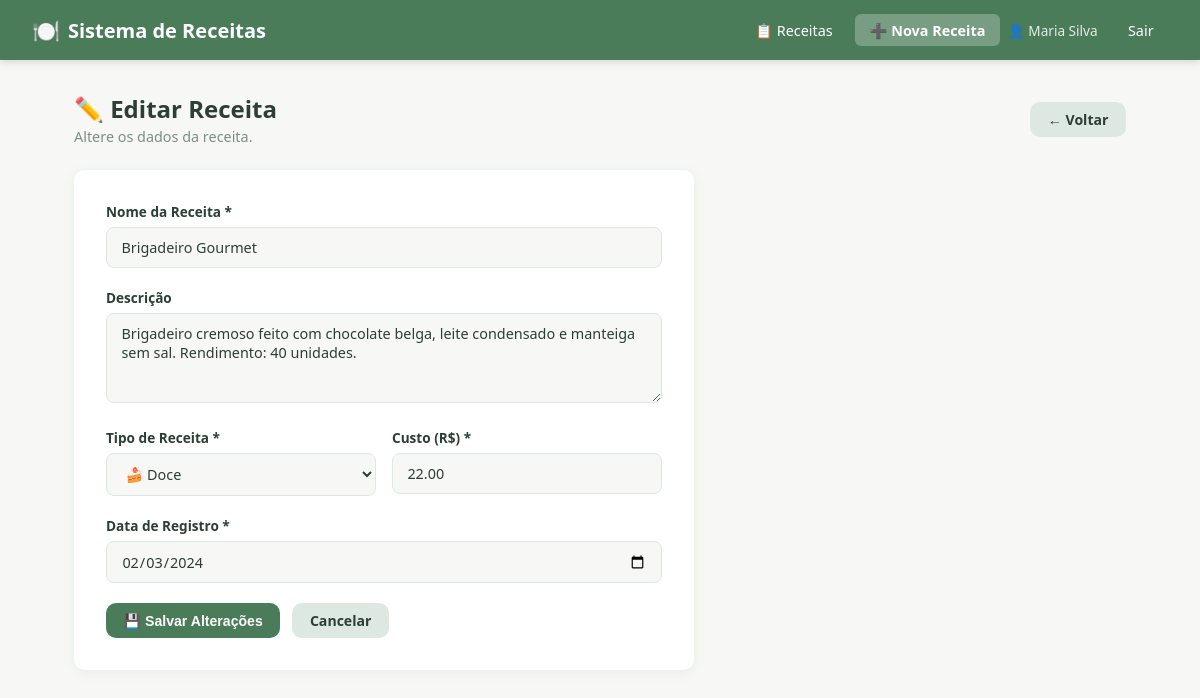
The app's page /receita_form.php?id=3 (signed in) with its own data.
### tables this page shows
CREATE TABLE IF NOT EXISTS receita (
    id INT AUTO_INCREMENT PRIMARY KEY,
    nome VARCHAR(150) NOT NULL,
    descricao TEXT,
    data_registro DATE NOT NULL,
    custo DECIMAL(10,2) NOT NULL DEFAULT 0.00,
    tipo_receita ENUM('doce', 'salgada') NOT NULL,
    criado_em TIMESTAMP DEFAULT CURRENT_TIMESTAMP
);

### includes/auth.php (called while the page is built, shortened)
<?php
function nomeUsuario() {
    return $_SESSION['usuario_nome'] ?? 'Usuário';
}
?>

### receita_form.php (the view, shortened to what this page needs)
<?php
require_once 'includes/auth.php';
$conn = conectar();
$id   = intval($_GET['id'] ?? 0);
$modo = $id ? 'editar' : 'criar';
$dados = [
    'nome'         => '',
    'descricao'    => '',
    'data_registro'=> date('Y-m-d'),
    'custo'        => '',
    'tipo_receita' => 'doce',
];
if ($modo === 'editar') {
    $stmt = $conn->prepare("SELECT * FROM receita WHERE id = ?");
    $stmt->bind_param('i', $id);
    $stmt->execute();
    $row = $stmt->get_result()->fetch_assoc();
    $dados = $row;
}
$titulo = $modo === 'criar' ? '➕ Nova Receita' : '✏️ Editar Receita';
?>
<!DOCTYPE html>
<html lang="pt-BR">
<head>
    <link rel="stylesheet" href="assets/css/style.css">
</head>
<body>
<nav class="navbar">
    <a href="index.php" class="brand"><span>🍽️</span> Sistema de Receitas</a>
    <div class="nav-links">
        <a href="index.php">📋 Receitas</a>
        <a href="receita_form.php" class="active">➕ Nova Receita</a>
        <span class="user-info">👤 <?= htmlspecialchars(nomeUsuario()) ?></span>
        <a href="logout.php">Sair</a>
    </div>
</nav>
<div class="container">
    <div class="page-header">
        <div>
            <h1><?= $titulo ?></h1>
            <p><?= $modo === 'criar' ? 'Preencha os dados para cadastrar uma nova receita.' : 'Altere os dados da receita.' ?></p>
        </div>
        <a href="index.php" class="btn btn-secondary">← Voltar</a>
    </div>
    <div class="form-card">
        <form method="POST" action="receita_form.php<?= $modo === 'editar' ? "?id=$id" : '' ?>">
            <div class="form-group">
                <label for="nome">Nome da Receita *</label>
                <input type="text" id="nome" name="nome"
                       value="<?= htmlspecialchars($dados['nome']) ?>"
                       placeholder="Ex: Bolo de Chocolate" required>
            </div>
            <div class="form-group">
                <label for="descricao">Descrição</label>
                <textarea id="descricao" name="descricao"
                          placeholder="Descreva brevemente a receita, ingredientes principais..."><?= htmlspecialchars($dados['descricao']) ?></textarea>
            </div>
            <div class="form-row">
                <div class="form-group">
                    <label for="tipo_receita">Tipo de Receita *</label>
                    <select id="tipo_receita" name="tipo_receita" required>
                        <option value="doce"    <?= $dados['tipo_receita'] === 'doce'    ? 'selected' : '' ?>>🍰 Doce</option>
                    </select>
                </div>
                <div class="form-group">
                    <label for="custo">Custo (R$) *</label>
                    <input type="number" id="custo" name="custo" step="0.01" min="0"
                           value="<?= htmlspecialchars($dados['custo']) ?>"
                           placeholder="0,00" required>
                </div>
            </div>
            <div class="form-group">
                <label for="data_registro">Data de Registro *</label>
                <input type="date" id="data_registro" name="data_registro"
                       value="<?= htmlspecialchars($dados['data_registro']) ?>" required>
            </div>
            <div class="form-actions">
                <button type="submit" class="btn btn-primary">
                    <?= $modo === 'criar' ? '💾 Cadastrar Receita' : '💾 Salvar Alterações' ?>
                </button>
                <a href="index.php" class="btn btn-secondary">Cancelar</a>
            </div>
        </form>
    </div>
</div>
</body>
</html>

### assets/css/style.css (style rules this page uses)
* { box-sizing: border-box; margin: 0; padding: 0; }
:root { --primary: #4A7C59; --primary-dk: #355c41; --primary-lt: #e8f2ec; --accent: #E07B39; --bg: #F7F8F5; --card: #FFFFFF; --text: #2c3e35; --text-muted: #7a8f82; --border: #dde8e2; --danger: #c0392b; --danger-lt: #fdf0ef; --sweet: #d4527a; --sweet-lt: #fde8ef; --savory: #3a7bbf; --savory-lt: #e8f1fb; --shadow: 0 2px 12px rgba(74,124,89,0.10); --radius: 10px; }
body { font-family: 'Segoe UI', Tahoma, Geneva, Verdana, sans-serif; background: var(--bg); color: var(--text); min-height: 100vh; }
.navbar { background: var(--primary); color: #fff; padding: 0 2rem; display: flex; align-items: center; justify-content: space-between; height: 60px; box-shadow: 0 2px 8px rgba(0,0,0,0.15); }
.navbar .brand { font-size: 1.25rem; font-weight: 700; display: flex; align-items: center; gap: 0.5rem; color: #fff; text-decoration: none; }
.navbar .brand span { font-size: 1.4rem; }
.navbar .nav-links { display: flex; align-items: center; gap: 0.5rem; }
.navbar .nav-links a, .navbar .nav-links button { color: #fff; text-decoration: none; padding: 0.4rem 0.9rem; border-radius: 6px; font-size: 0.9rem; border: none; background: transparent; cursor: pointer; transition: background .2s; }
.navbar .nav-links a.active { background: rgba(255,255,255,.25); font-weight: 600; }
.navbar .user-info { font-size: 0.85rem; opacity: .85; margin-right: 0.5rem; }
.container { max-width: 1100px; margin: 0 auto; padding: 2rem 1.5rem; }
.page-header { display: flex; align-items: center; justify-content: space-between; margin-bottom: 1.5rem; flex-wrap: wrap; gap: 1rem; }
.page-header h1 { font-size: 1.5rem; font-weight: 700; color: var(--text); }
.page-header p { color: var(--text-muted); font-size: 0.9rem; margin-top: 2px; }
.btn { display: inline-flex; align-items: center; gap: 0.4rem; padding: 0.5rem 1.1rem; border-radius: var(--radius); font-size: 0.88rem; font-weight: 600; border: none; cursor: pointer; text-decoration: none; transition: filter .2s, transform .1s; }
.btn-primary { background: var(--primary); color: #fff; }
.btn-secondary { background: var(--border); color: var(--text); }
.form-card { background: var(--card); border-radius: var(--radius); box-shadow: var(--shadow); padding: 2rem; max-width: 620px; }
.form-group { margin-bottom: 1.25rem; }
.form-group label { display: block; font-size: 0.85rem; font-weight: 600; color: var(--text); margin-bottom: 0.4rem; }
.form-group input, .form-group select, .form-group textarea { width: 100%; padding: 0.6rem 0.9rem; border: 1.5px solid var(--border); border-radius: 8px; font-size: 0.9rem; color: var(--text); background: var(--bg); outline: none; transition: border-color .2s, box-shadow .2s; font-family: inherit; }
.form-group textarea { resize: vertical; min-height: 90px; }
.form-row { display: flex; gap: 1rem; }
.form-row .form-group { flex: 1; }
.form-actions { display: flex; gap: 0.75rem; margin-top: 0.5rem; }

### records on screen
receita: nome "Brigadeiro Gourmet", descricao "Brigadeiro cremoso feito com chocolate belga, leite condensado e manteiga sem sal. Rendimento: 40 unidades.", tipo_receita "🍰 Doce", custo "22.00", data_registro "02/03/2024"

### other values on screen
nomeUsuario() "Maria Silva"
$titulo "✏️ Editar Receita"
